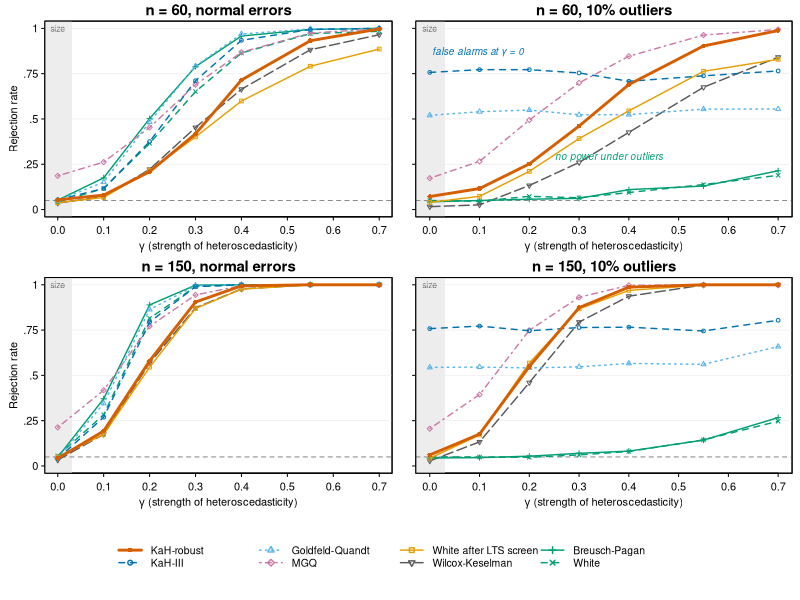

This chart was generated by the following R code:
# Step 23: power-curve figure (Fig7) from step 21. Rejection rate against the strength gamma of
# heteroscedasticity; the gamma = 0 column is the size. KaH-robust is the highlighted series.
a <- read.csv("power_curves.csv")
out <- "../paper_stat_papers/figures"
ser <- list(
  KaHrobust = list(lab = "KaH-robust",            col = "#D55E00", lty = 1, lwd = 2.8, pch = 16, cex = 0.95),
  KaH3      = list(lab = "KaH-III",               col = "#0072B2", lty = 2, lwd = 1.4, pch = 1,  cex = 0.75),
  GQ        = list(lab = "Goldfeld-Quandt",       col = "#56B4E9", lty = 3, lwd = 1.4, pch = 2,  cex = 0.75),
  MGQ       = list(lab = "MGQ",                   col = "#CC79A7", lty = 4, lwd = 1.4, pch = 5,  cex = 0.75),
  WhiteLTS  = list(lab = "White after LTS screen", col = "#E69F00", lty = 1, lwd = 1.4, pch = 0,  cex = 0.75),
  WK        = list(lab = "Wilcox-Keselman",       col = "grey35",  lty = 5, lwd = 1.4, pch = 6,  cex = 0.75),
  BP        = list(lab = "Breusch-Pagan",         col = "#009E73", lty = 1, lwd = 1.4, pch = 3,  cex = 0.75),
  White     = list(lab = "White",                 col = "#009E73", lty = 2, lwd = 1.4, pch = 4,  cex = 0.75))
draw_order <- c("WK", "White", "BP", "WhiteLTS", "MGQ", "GQ", "KaH3", "KaHrobust")

cairo_pdf(file.path(out, "Fig7.pdf"), width = 5.16, height = 5.0, family = "Arial", pointsize = 8.5)
layout(rbind(1:2, 3:4, c(5, 5)), heights = c(1, 1, 0.34))
par(mgp = c(1.9, 0.5, 0), tcl = -0.25, las = 1)
for (n in c(60, 150)) for (cont in c(FALSE, TRUE)) {
  par(mar = c(3.0, if (!cont) 3.4 else 1.2, 1.6, 0.6))
  d <- a[a$n == n & a$cont == cont, ]; d <- d[order(d$g), ]
  plot(NA, xlim = c(0, 0.7), ylim = c(0, 1), xlab = expression(gamma ~ "(strength of heteroscedasticity)"),
       ylab = if (!cont) "Rejection rate" else "", yaxt = "n")
  axis(2, at = seq(0, 1, 0.25), labels = if (!cont) c("0", ".25", ".5", ".75", "1") else FALSE)
  rect(-0.03, -0.05, 0.03, 1.05, col = "grey93", border = NA)
  text(0, 1.0, "size", cex = 0.8, col = "grey40")
  abline(h = 0.05, lty = 2, col = "grey55")
  abline(h = seq(0.25, 1, 0.25), col = "grey92", lwd = 0.6)
  for (s in draw_order) {
    z <- ser[[s]]
    lines(d$g, d[[s]], col = z$col, lty = z$lty, lwd = z$lwd)
    points(d$g, d[[s]], col = z$col, pch = z$pch, cex = z$cex)
  }
  mtext(sprintf("n = %d, %s", n, if (cont) "10% outliers" else "normal errors"), side = 3, line = 0.25, cex = 0.9,
        font = 2)
  if (cont && n == 60) {                         # read the contaminated panel for the reader
    text(0.005, 0.87, "false alarms at γ = 0", cex = 0.9, font = 3, col = "#0072B2", adj = 0)
    text(0.36, 0.29, "no power under outliers", cex = 0.9, font = 3, col = "#009E73")
  }
  box()
}
par(mar = c(0, 0, 0, 0)); plot.new()
legend("center", ncol = 4, bty = "n", cex = 0.95,
       legend = sapply(ser, `[[`, "lab"), col = sapply(ser, `[[`, "col"), lty = sapply(ser, `[[`, "lty"),
       lwd = sapply(ser, `[[`, "lwd"), pch = sapply(ser, `[[`, "pch"), seg.len = 2.4)
dev.off()
cat("Fig7.pdf (power curves) written\n")
